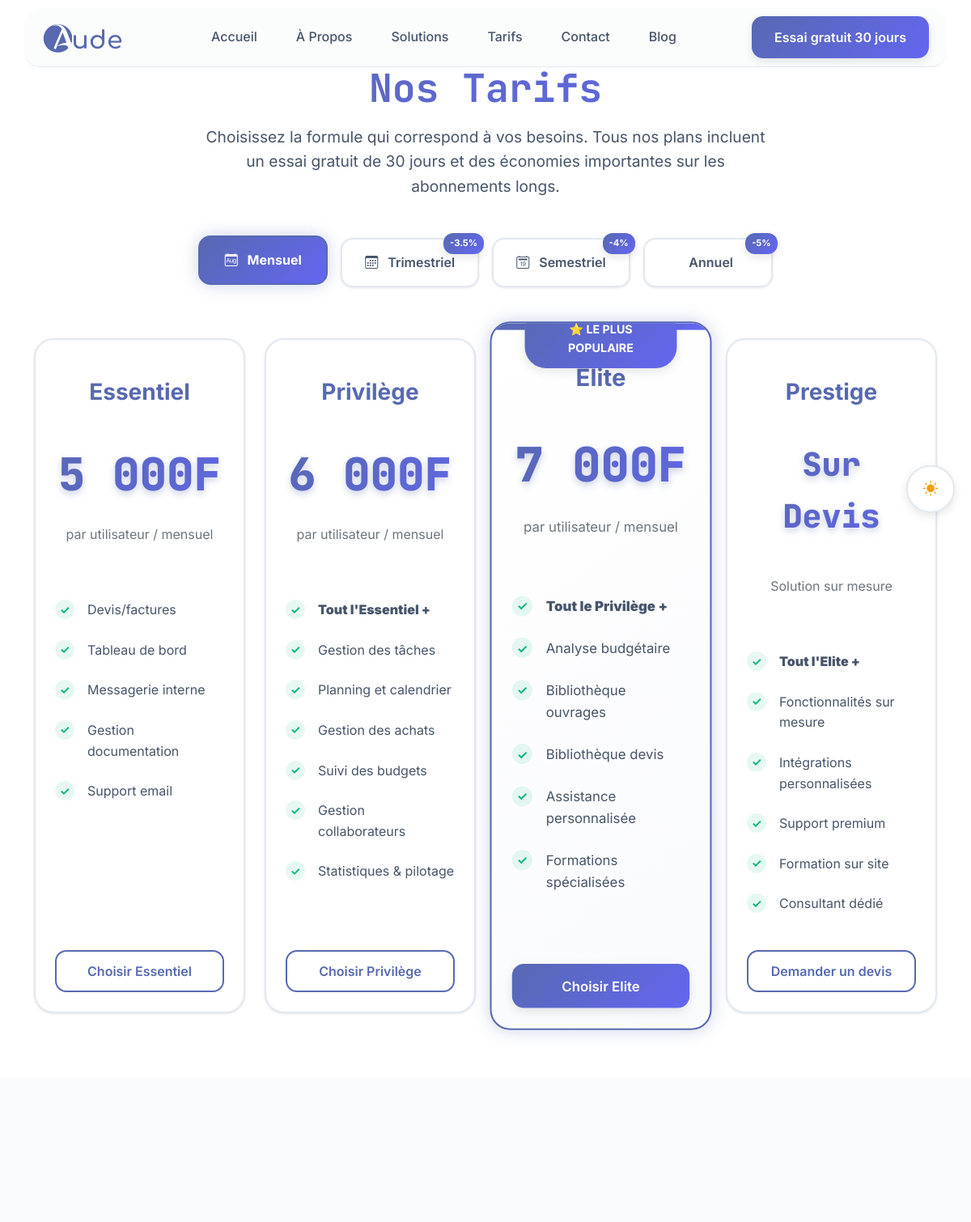
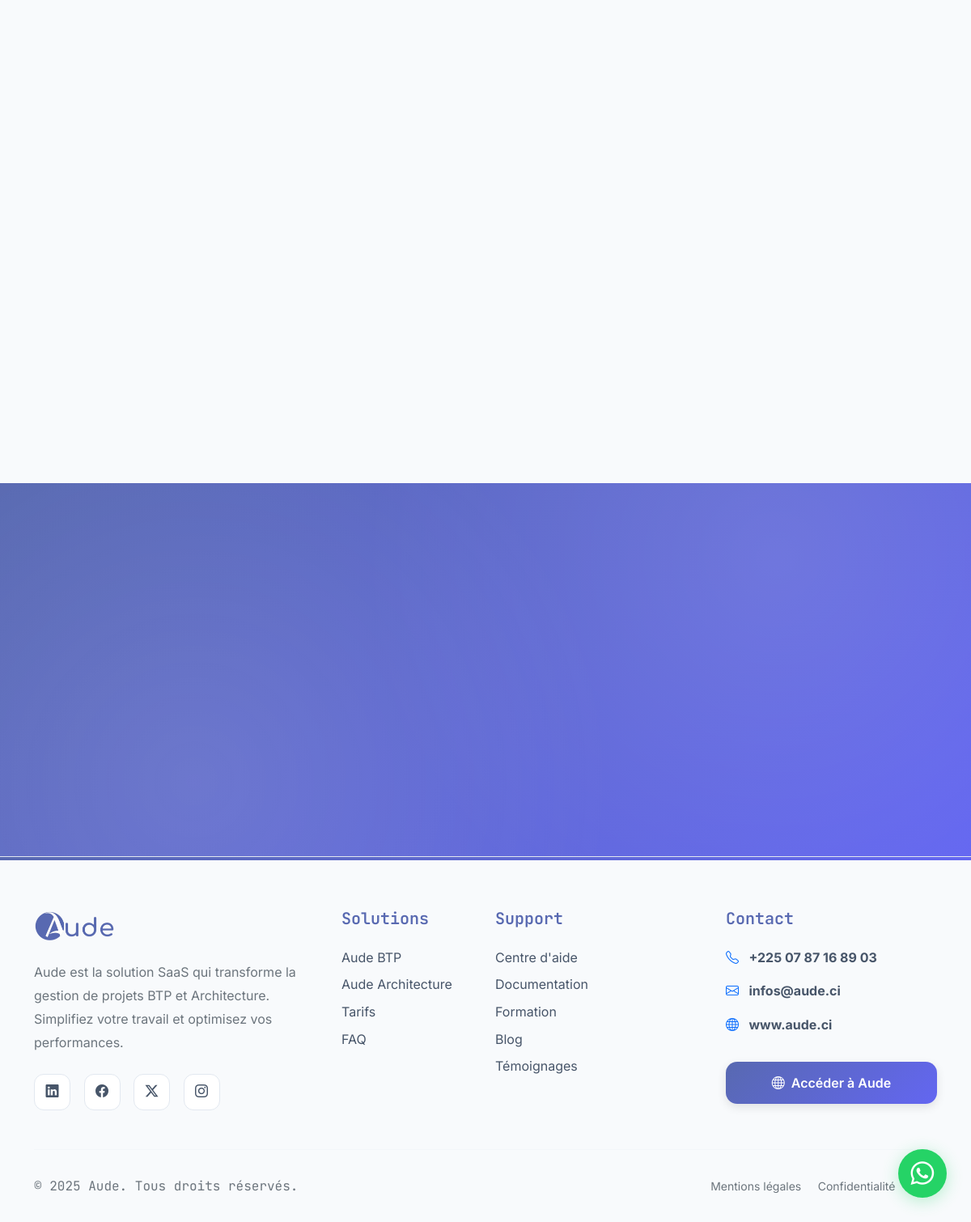
Page /tarifs/ on the committed database (2 pictures, top to bottom).
### website/models.py (models this page shows, shortened)
class PricingPlan(models.Model):
    PLAN_CHOICES = [
        ('essentiel', 'Essentiel'),
        ('privilege', 'Privilège'),
        ('elite', 'Elite'),
        ('prestige', 'Prestige'),
    ]
    PERIOD_CHOICES = [
        ('monthly', 'Mensuel'),
        ('quarterly', 'Trimestriel'),
        ('biannual', 'Semestriel'),
        ('annual', 'Annuel'),
    ]
    plan_type = models.CharField(
        max_length=20,
        choices=PLAN_CHOICES,
        verbose_name="Type de formule"
    )
    period = models.CharField(
        max_length=20,
        choices=PERIOD_CHOICES,
        verbose_name="Période de facturation"
    )
    price_eur = models.DecimalField(
        max_digits=10,
        decimal_places=2,
        verbose_name="Prix en EUR",
        help_text="Prix par utilisateur"
    )
    price_cfa = models.IntegerField(
        verbose_name="Prix en F CFA",
        help_text="Prix par utilisateur"
    )
    is_featured = models.BooleanField(
        default=False,
        verbose_name="Plan mis en avant"
    )
    featured_badge = models.CharField(
        max_length=50,
        blank=True,
        null=True,
        verbose_name="Badge du plan vedette",
        help_text="Ex: ⭐ Le plus populaire"
    )
    action_url = models.URLField(
        verbose_name="URL d'action",
        default="https://app.aude.ci"
    )
    action_text = models.CharField(
        max_length=50,
        verbose_name="Texte du bouton",
        default="Choisir"
    )
    is_active = models.BooleanField(
        default=True,
        verbose_name="Actif"
    )
    display_order = models.IntegerField(
        default=0,
        verbose_name="Ordre d'affichage"
    )
    created_at = models.DateTimeField(auto_now_add=True)
    updated_at = models.DateTimeField(auto_now=True)
    class Meta:
        verbose_name = "Formule tarifaire"
        verbose_name_plural = "Formules tarifaires"
        ordering = ['display_order', 'period']
        unique_together = ['plan_type', 'period']

class PricingFeature(models.Model):
    pricing_plan = models.ForeignKey(
        PricingPlan,
        on_delete=models.CASCADE,
        related_name='features',
        verbose_name="Formule tarifaire"
    )
    feature_text = models.CharField(
        max_length=200,
        verbose_name="Fonctionnalité"
    )
    is_bold = models.BooleanField(
        default=False,
        verbose_name="Texte en gras",
        help_text="Ex: 'Tout l'Essentiel +'"
    )
    display_order = models.IntegerField(
        default=0,
        verbose_name="Ordre d'affichage"
    )
    class Meta:
        verbose_name = "Fonctionnalité tarifaire"
        verbose_name_plural = "Fonctionnalités tarifaires"
        ordering = ['pricing_plan', 'display_order']

### website/views.py (the view)
# urls.py: path('tarifs/', views.tarifs, name='tarifs'),
def tarifs(request):
    plans = PricingPlan.objects.filter(
        is_active=True
    ).prefetch_related('features').order_by('period', 'display_order')
    faqs = FAQ.objects.filter(is_active=True).order_by('display_order')
    cta = CTASection.objects.filter(page='pricing', is_active=True).first()
    period_choices = [
        ('monthly', 'Mensuel', 0),
        ('quarterly', 'Trimestriel', 3.5),
        ('biannual', 'Semestriel', 4),
        ('annual', 'Annuel', 5),
    ]
    context = {
        'plans': plans,  # TOUS les plans (16 au total)
        'faqs': faqs,
        'cta': cta,
        'period_choices': period_choices,
    }
    return render(request, 'tarifs.html', context)

### website/templatetags/pricing_filters.py (called while the page is built)
@register.filter
def format_price(value):
    try:
        return "{:,.0f}".format(float(value)).replace(',', ' ')
    except (ValueError, TypeError):
        return value

@register.filter
def lower_first(value):
    if not value:
        return value
    return value[0].lower() + value[1:]

@register.filter
def get_period_icon(period):
    icons = {
        'monthly': 'bi-calendar-month',
        'quarterly': 'bi-calendar3',
        'biannual': 'bi-calendar2-date',
        'annual': 'bi-calendar-year',
    }
    return icons.get(period, 'bi-calendar')

@register.simple_tag
def animation_delay(index):
    return f"{index * 0.1}s"

### templates/tarifs.html (shortened to what this page needs)
{% extends 'base.html' %}
{% load static %}
{% load pricing_filters %}
{% block content %}
<section class="section" id="tarifs">
    <div class="container">
        <div class="scroll-reveal">
            <h2 class="section-title text-gradient">Nos Tarifs</h2>
            <p class="section-subtitle">
                Choisissez la formule qui correspond à vos besoins. Tous nos plans incluent un essai gratuit
                de 30 jours et des économies importantes sur les abonnements longs.
            </p>
        </div>
        <div class="pricing-tabs scroll-reveal">
            <ul class="nav nav-tabs" id="pricingTabs" role="tablist">
                {% for period_choice in period_choices %}
                <li class="nav-item" role="presentation">
                    <button class="nav-link {% if forloop.first %}active{% endif %}"
                            id="{{ period_choice.0 }}-tab"
                            data-bs-toggle="tab"
                            data-bs-target="#{{ period_choice.0 }}"
                            type="button"
                            role="tab">
                        <i class="bi {{ period_choice.0|get_period_icon }} me-2"></i>
                        {{ period_choice.1 }}
                        {% if period_choice.2 > 0 %}
                        <span class="savings-badge">-{{ period_choice.2 }}%</span>
                        {% endif %}
                    </button>
                </li>
                {% endfor %}
            </ul>
        </div>
        <div class="tab-content" id="pricingTabsContent">
            {% for period_choice in period_choices %}
            <div class="tab-pane fade {% if forloop.first %}show active{% endif %}"
                 id="{{ period_choice.0 }}"
                 role="tabpanel">
                <div class="row g-4 justify-content-center">
                    {% for plan in plans %}
                    {% if plan.period == period_choice.0 %}
                    <div class="col-lg-3 col-md-6">
                        <div class="pricing-card {% if plan.is_featured %}featured{% endif %} scroll-reveal"
                             style="animation-delay: {% animation_delay forloop.counter0 %};">
                            {% if plan.is_featured and plan.featured_badge %}
                            <div class="pricing-badge">{{ plan.featured_badge }}</div>
                            {% endif %}
                            <div class="card-body">
                                <h3 class="mt-4 mb-2" style="color: var(--accent-primary); font-weight: 700;">
                                    {{ plan.get_plan_type_display }}
                                </h3>
                                {% if plan.price_eur > 0 %}
                                <div class="price">{{ plan.price_cfa|format_price }}F</div>
                                <p class="text-secondary mb-4">
                                    par utilisateur / {{ plan.get_period_display|lower_first }}
                                </p>
                                {% else %}
                                <div class="price" style="font-size: 2.5rem;">Sur Devis</div>
                                <br>
                                <p class="text-secondary mb-4">Solution sur mesure</p>
                                {% endif %}
                                <ul class="pricing-features">
                                    {% for feature in plan.features.all %}
                                    <li {% if feature.is_bold %}style="font-weight: bold;"{% endif %}>
                                        {% if feature.is_bold %}
                                        <strong>{{ feature.feature_text }}</strong>
                                        {% else %}
                                        {{ feature.feature_text }}
                                        {% endif %}
                                    </li>
                                    {% empty %}
                                    <li class="text-muted">Aucune fonctionnalité définie</li>
                                    {% endfor %}
                                </ul>
                            </div>
                            <div class="card-footer">
                                <a href="{{ plan.action_url }}"
                                   class="btn w-100 {% if plan.is_featured %}btn-primary-modern{% else %}btn-outline-modern{% endif %} px-4"
                                   {% if 'http' in plan.action_url %}target="_blank"{% endif %}>
                                    <span>{{ plan.action_text }}</span>
                                </a>
                            </div>
                        </div>
                    </div>
                    {% endif %}
                    {% empty %}
                    <div class="col-12 text-center">
                        <p class="text-muted">Aucun plan tarifaire disponible pour le moment.</p>
                    </div>
                    {% endfor %}
                </div>
            </div>
            {% endfor %}
        </div>
    </div>
</section>
<section class="section section-alt" id="faq">
    <div class="container">
        <div class="row justify-content-center">
            <div class="col-lg-8">
            </div>
        </div>
    </div>
</section>
{% if cta %}
<section class="section-alt bg-gradient-primary">
    <div class="container">
    </div>
</section>
{% endif %}
{% endblock %}

### rows in the picture
PricingPlan: plan_type "Essentiel", price_cfa "5 000", period "mensuel", action_text "Choisir Essentiel"
PricingFeature: feature_text "Devis/factures"
PricingFeature: feature_text "Tableau de bord"
PricingFeature: feature_text "Messagerie interne"
PricingFeature: feature_text "Gestion documentation"
PricingFeature: feature_text "Support email"
PricingPlan: plan_type "Privilège", price_cfa "6 000", period "mensuel", action_text "Choisir Privilège"
PricingFeature: feature_text "Tout l'Essentiel +"
PricingFeature: feature_text "Gestion des tâches"
PricingFeature: feature_text "Planning et calendrier"
PricingFeature: feature_text "Gestion des achats"
PricingFeature: feature_text "Suivi des budgets"
PricingFeature: feature_text "Gestion collaborateurs"
PricingFeature: feature_text "Statistiques & pilotage"
PricingPlan: featured_badge "⭐ LE PLUS POPULAIRE", plan_type "Elite", price_cfa "7 000", period "mensuel", action_text "Choisir Elite"
PricingFeature: feature_text "Tout le Privilège +"
PricingFeature: feature_text "Analyse budgétaire"
PricingFeature: feature_text "Bibliothèque ouvrages"
PricingFeature: feature_text "Bibliothèque devis"
PricingFeature: feature_text "Assistance personnalisée"
PricingFeature: feature_text "Formations spécialisées"
PricingPlan: plan_type "Prestige", price_eur "Sur Devis", action_text "Demander un devis"
PricingFeature: feature_text "Tout l'Elite +"
PricingFeature: feature_text "Fonctionnalités sur mesure"
PricingFeature: feature_text "Intégrations personnalisées"
PricingFeature: feature_text "Support premium"
PricingFeature: feature_text "Formation sur site"
PricingFeature: feature_text "Consultant dédié"

### other values in the picture
{{ period_choice.1 }} "Mensuel" "Trimestriel" "Semestriel" "Annuel"
{{ period_choice.2 }} "3.5" "4" "5"
